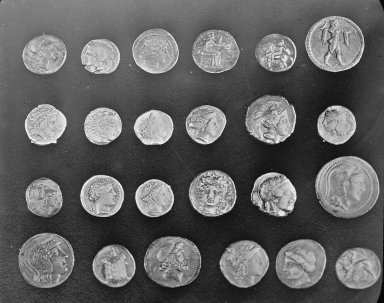
#> input picture coins.jpg, 384 x 303 px
$ python edges.py
#> lines starting #> are read from the running program, lines starting #| are printed output that depends on the picture
import cv2 as cv
import numpy as np
import skimage.io
import skimage.color
import matplotlib.pyplot as plt

example = skimage.io.imread("coins.jpg",)
#> example is the input picture: shape (303, 384, 3); min 1, max 252, mean 96.9
example = skimage.color.rgb2gray(example)
#> example: shape (303, 384) float64
prewitt_win = np.array([[-1, -1, -1], [0, 0, 0], [1, 1, 1]])
pad = 5
if pad:
    padded_img = np.ones((example.shape[0] + 2*pad, example.shape[1] + 2*pad))
    padded_img[pad:-pad, pad:-pad] = example
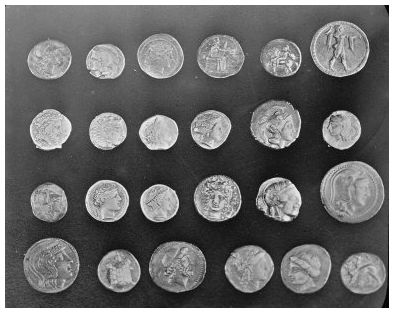
#> padded_img: shape (313, 394) float64; min 0.00392, max 1, mean 0.415
else:
    padded_img = example

plt.figure()
plt.subplot(121)
plt.imshow(example, cmap="gray")
plt.title(f"example image of size: {example.shape}")
plt.subplot(122)
plt.imshow(padded_img[0:50, 0:20], cmap="gray")
plt.title(f"padded image of size: {padded_img.shape}")
plt.show()
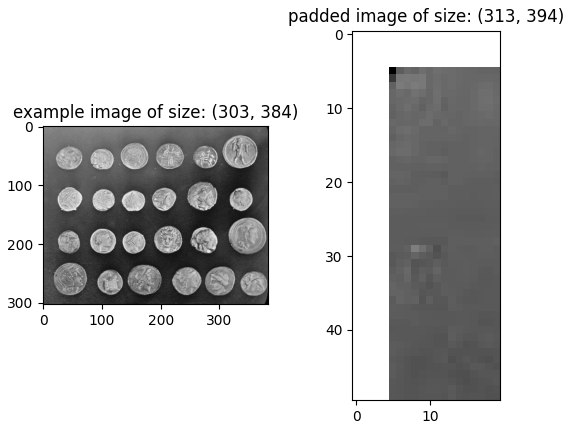
#> figure drawn by matplotlib, 2 panels
# print(padded_img[:,6][0:20].shape)


def filt(img, kernel, pad=1):
#> called with kernel = array of shape (3, 3), pad = 1
    if pad:
        padded_img = np.zeros((img.shape[0] + 2 * pad, img.shape[1] + 2 * pad))
        padded_img[pad:-pad, pad:-pad] = img
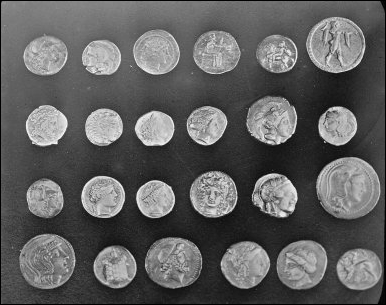
#> padded_img: shape (305, 386) float64; min 0, max 0.988, mean 0.375
    else:
        padded_img = img

    res = np.zeros_like(padded_img)
    imx, imy = img.shape
#> imx = 303; imy = 384
    mx, my = kernel.shape
    mp = int(np.floor(mx/2))
    for i in range(mp, imx+1-mp):
        for j in range(mp, imy+1-mp):
            res[i, j] = np.sum(kernel * padded_img[i-mp:i+mp+1, j-mp:j+mp+1])
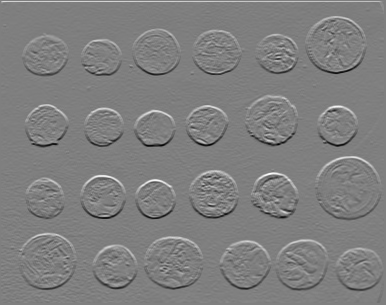
#> res: shape (305, 386) float64; min -2.4, max 2.4, mean -0.000727; drawn with min black and max white

    return res[pad:-pad, pad:-pad]


edgey = filt(img=example, kernel=prewitt_win, pad=1)
plt.figure()
plt.imshow(edgey, cmap="gray")
plt.title(f"prewit Y image of size: {edgey.shape}")
plt.show()

edgex = filt(img=example, kernel=np.transpose(prewitt_win), pad=1)
#> call 2 of filt, with kernel = array of shape (3, 3), pad = 1
#> after the loop in filt (call 2), `for i in range(mp, imx+1-mp):`:
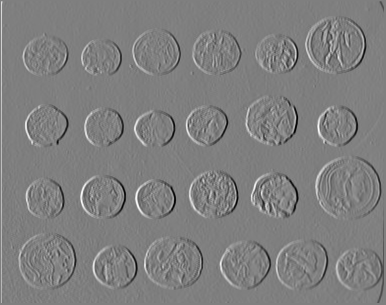
#> res: shape (305, 386) float64; min -2.2, max 2.2, mean 0.00063; drawn with min black and max white
#> in filt (call 2), `return res[pad:-pad, pad:-pad]`:
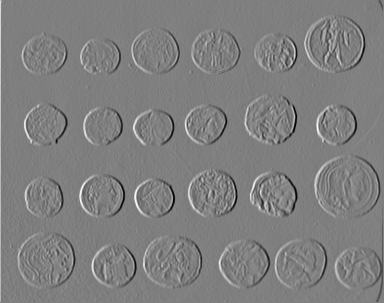
#> returned value: shape (303, 384) float64; min -2.2, max 2.2, mean 0.000637; drawn with min black and max white
plt.figure()
plt.imshow(edgex, cmap="gray")
plt.title(f"prewit X image of size: {edgex.shape}")
plt.show()

mag = np.sqrt(edgex**2 + edgey**2)
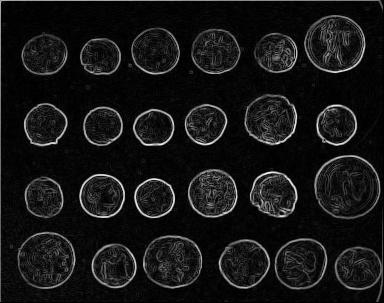
#> mag: shape (303, 384) float64; min 0, max 2.43, mean 0.209; drawn with min black and max white
plt.figure()
plt.imshow(mag, cmap="gray")
plt.title(f"magnitude image of size: {mag.shape}")
plt.show()
